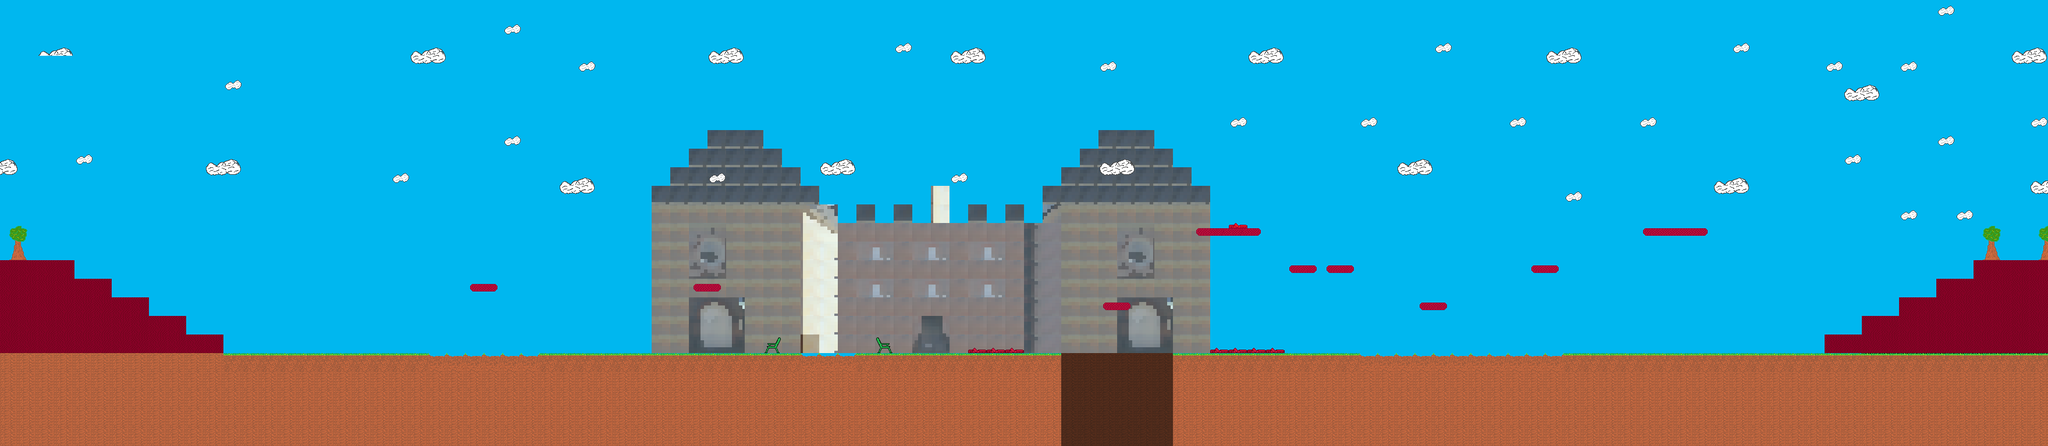

The image is a tile-based game level rendered from a .tmx file. Its description and source (layers, tilesets, objects; grid data summarised) follow:
An orthogonal 110x24 tile map with 32x32 px tiles, 7 tile layers (Sky, Wren, Clouds/Trees, Ground, ...), 3 tilesets and 11 objects (5x EnemySpawn, 2x CorgiSpawn, 2x Powerup, Spawn, Endpoint).

<map version="1.10" tiledversion="1.11.2" orientation="orthogonal" renderorder="right-down" width="110" height="24" tilewidth="32" tileheight="32" infinite="0" nextlayerid="13" nextobjectid="13">
 <tileset firstgid="1" source="tilesheet.tsx" />
 <tileset firstgid="25" source="largetilesheet.tsx" />
 <tileset firstgid="40" source="wren.tsx" />
 <layer id="1" name="Sky" width="110" height="24">
  <data>[2640 cells, 2589 non-empty, 2 distinct tile ids]</data>
 </layer>
 <layer id="8" name="Wren" width="110" height="24" opacity="0.7">
  <data>[2640 cells, 283 non-empty, 34 distinct tile ids]</data>
 </layer>
 <layer id="2" name="Clouds/Trees" width="110" height="24">
  <data>[2640 cells, 93 non-empty, 9 distinct tile ids]</data>
 </layer>
 <layer id="3" name="Ground" width="110" height="24">
  <data>[2640 cells, 607 non-empty, 7 distinct tile ids]</data>
 </layer>
 <layer id="4" name="Platforms" width="110" height="24">
  <data>[2640 cells, 20 non-empty, 3 distinct tile ids]</data>
 </layer>
 <layer id="5" name="Loose Bricks" width="110" height="24">
  <data>[2640 cells, 5 non-empty, 3 distinct tile ids]</data>
 </layer>
 <objectgroup id="11" name="Corgis">
  <object id="6" name="Corgi1" type="CorgiSpawn" x="697" y="593.5">
   <properties>
    <property name="trackEnd" type="float" value="1300" />
    <property name="trackStart" type="float" value="400" />
   </properties>
  </object>
  <object id="7" name="Corgi1" type="CorgiSpawn" x="2266.5" y="593.5">
   <properties>
    <property name="trackEnd" type="float" value="2800" />
    <property name="trackStart" type="float" value="2200" />
   </properties>
  </object>
 </objectgroup>
 <layer id="6" name="Tile Layer 6" width="110" height="24">
  <data>[2640 cells, 32 non-empty, 3 distinct tile ids]</data>
 </layer>
 <objectgroup id="12" name="Powerups">
  <object id="8" name="coffee-1" type="Powerup" x="352" y="544" width="32" height="32" />
  <object id="9" name="coffee-2" type="Powerup" x="1205.33" y="464" width="25.3333" height="24" />
 </objectgroup>
 <objectgroup id="10" name="Spawnpoint">
  <object id="2" name="Player" type="Spawn" x="96" y="416" width="32" height="32" />
  <object id="3" name="Enemy1" type="EnemySpawn" x="900" y="580" width="32" height="32">
   <properties>
    <property name="shoots" type="bool" value="true" />
    <property name="trackEnd" type="float" value="1200" />
    <property name="trackStart" type="float" value="600" />
   </properties>
  </object>
  <object id="4" name="Enemy2" type="EnemySpawn" x="2400" y="576" width="32" height="32">
   <properties>
    <property name="shoots" type="bool" value="true" />
    <property name="trackEnd" type="float" value="2688" />
    <property name="trackStart" type="float" value="2400" />
   </properties>
  </object>
  <object id="5" name="Biker1" type="EnemySpawn" x="544" y="576" width="32" height="32">
   <properties>
    <property name="biker" type="bool" value="true" />
    <property name="trackEnd" type="float" value="672" />
    <property name="trackStart" type="float" value="512" />
   </properties>
  </object>
  <object id="11" name="Biker2" type="EnemySpawn" x="2752" y="576" width="32" height="32">
   <properties>
    <property name="biker" type="bool" value="true" />
    <property name="trackEnd" type="float" value="2944" />
    <property name="trackStart" type="float" value="2752" />
   </properties>
  </object>
  <object id="12" name="Enemy2" type="EnemySpawn" x="3072" y="576" width="32" height="32">
   <properties>
    <property name="shoots" type="bool" value="true" />
    <property name="trackEnd" type="float" value="3115" />
    <property name="trackStart" type="float" value="2950" />
   </properties>
  </object>
 </objectgroup>
 <objectgroup id="11" name="Endpoint">
  <object id="4" name="Endpoint" type="Endpoint" x="3426" y="0" width="32" height="768" />
 </objectgroup>
</map>
